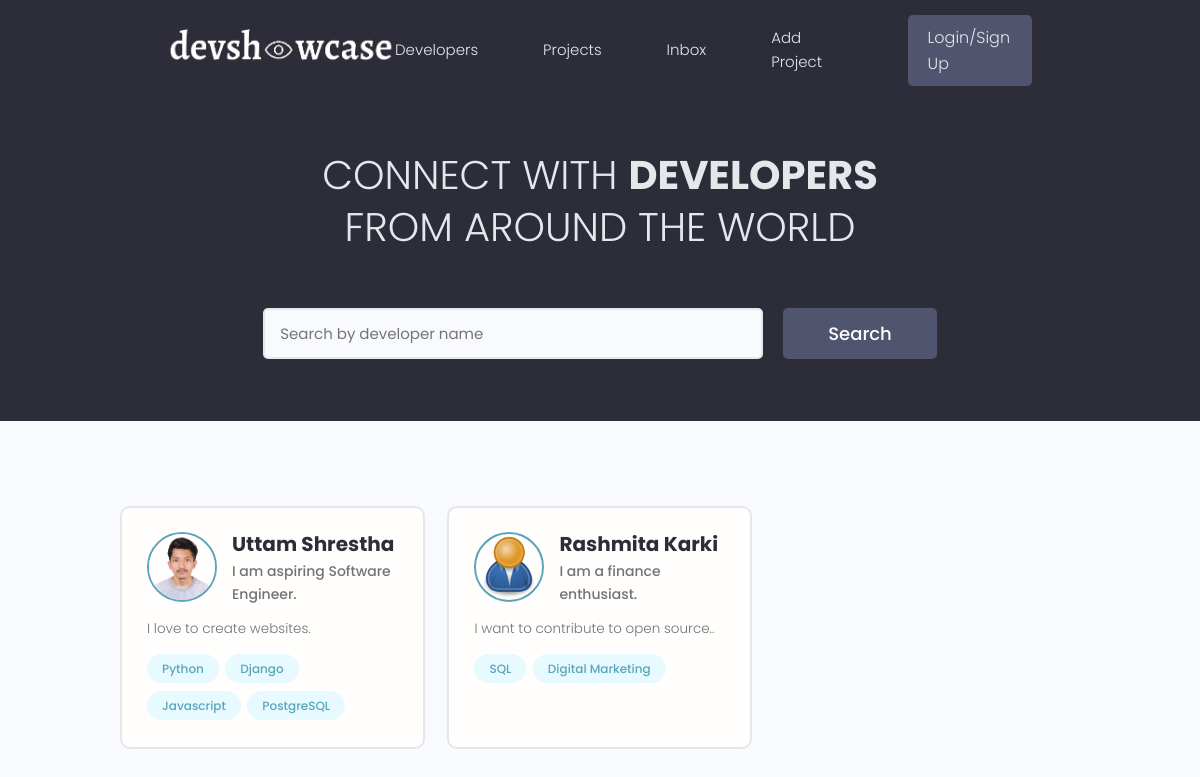
The page / on the database its author committed.
### users/models.py (models this page shows, shortened)
class Profile(models.Model):
    user = models.OneToOneField(User, on_delete=models.CASCADE, null = True, blank = True)  # User has one to one relationship with their Profile means user can create only one Profile.
    name = models.CharField(max_length = 100, blank = True, null = True)
    email = models.EmailField(max_length = 50, blank = True, null = True)
    username = models.CharField(max_length = 20, blank = True, null = True)
    short_intro = models.CharField(max_length = 200, blank = True, null = True)
    location = models.CharField(max_length = 200, blank = True, null = True)
    bio = models.TextField(blank = True, null = True)
    profile_image = models.ImageField(null = True, blank = True, upload_to = 'users/', default='users/user-default.png')
    social_github = models.CharField(max_length = 200, blank = True, null = True)     # user can add github
    social_linkedin = models.CharField(max_length = 200, blank = True, null = True)   # user can add linkedin
    social_website = models.CharField(max_length = 200, blank = True, null = True)    # user can add their website.
    created = models.DateTimeField(auto_now_add=True)
    id = models.UUIDField(default = uuid.uuid4, primary_key = True, editable = False)

class Skill(models.Model):
    owner = models.ForeignKey(Profile, on_delete=models.CASCADE, blank = True, null = True) # when Profile is deleted, delete skill too.
    name = models.CharField(null = True, blank = True, max_length = 40) # name of the skill that user has
    description = models.TextField(null = True, blank= True)
    created = models.DateTimeField(auto_now_add=True)
    id = models.UUIDField(default = uuid.uuid4, primary_key = True, editable = False)
    def __str__(self):
        return self.name

### users/views.py (the view)
# urls.py: path('', views.Profile, name= 'profiles'),
def Profile(request):
    profiles = models.Profile.objects.all() # query all the profiles and store in profiles.
    context = {'profiles': profiles}    # set profiles [key] and profiles [value] to use in template later.
    return render(request, 'users/profiles.html', context)  # pass context to use those variables in template.

### template/users/profiles.html (shortened to what this page needs)
{% extends 'application/main.html' %}
{% block content %}
  <main class="home">
    <section class="hero-section text-center">
      <div class="container container--narrow">
        <div class="hero-section__box">
          <h2>CONNECT WITH <span>DEVELOPERS</span></h2>
          <h2>FROM AROUND THE WORLD</h2>
        </div>
        <div class="hero-section__search">
          <form class="form" action="#" method="get">
            <div class="form__field">
              <input class="input input--text" id="formInput#search" type="text" name="text"
                placeholder="Search by developer name" />
            </div>
            <input class="btn btn--sub btn--lg" type="submit" value="Search" />
          </form>
        </div>
      </div>
    </section>
    <section class="devlist">
      <div class="container">
        <div class="grid grid--three">
        {% for profile in profiles %}
          <div class="column card">
            <div class="dev">
              <a href="{% url 'user-profile' profile.pk %}" class="card__body">
                <div class="dev__profile">
                  <img class="avatar avatar--md" src="{{profile.profile_image.url}}" alt="image" />
                  <div class="dev__meta">
                    <h3>{{profile.name}}</h3>
                    <h5>{{profile.short_intro|slice:"60"}}</h5>
                  </div>
                </div>
                <p class="dev__info">{{profile.bio|slice:"120"}}</p>
                <div class="dev__skills">
                    {% for skill in profile.skill_set.all|slice:"5" %}
                    <span class="tag tag--pill tag--main">
                        <small>{{skill}}</small>
                    </span>
                    {% endfor %}
                </div>
              </a>
            </div>
          </div>
          {% endfor %}
        </div>
      </div>
    </section>
  </main>
{% endblock %}

### static/styles/app.css (style rules this page uses)
:root { --color-sub: #2d2d39; }
.btn--sub { background-color: var(--color-sub-light); }
.card { border: 2px solid var(--color-light); }
img { width: 100%; }
.hero-section { height: 40vh; display: flex; align-items: center; background-color: var(--color-sub); }
.hero-section__box { margin-bottom: 4rem; }
.hero-section__box > h2, .hero-section__box > h2 > span { font-size: 4rem; color: var(--color-light); line-height: 1.3; text-transform: uppercase; }
.hero-section__box > h2 { font-weight: 300; }
.hero-section__box > h2 > span { font-weight: 700; }
.hero-section__search > .form { display: flex; align-items: center; justify-content: center; gap: 2rem; }
.hero-section__search > .form input.input--text { width: 50rem; }
.devlist { margin-top: 8rem; }
.devlist .grid { align-items: stretch; }
.devlist .dev .dev__profile { display: flex; align-items: center; gap: 1.5rem; }
.devlist .dev .dev__meta h3 { color: var(--color-sub); font-size: 2rem; font-weight: 700; }
.devlist .dev .dev__meta h5 { color: var(--color-text); font-size: 1.4rem; font-weight: 500; }
.devlist .dev .dev__info { margin: 1.5rem 0; font-size: 1.35rem; line-height: 1.4; text-align: justify; }

### static/uikit/styles/modules/_variables.css (style rules this page uses)
:root { --color-main: #5aa5b9; --color-main-light: #e6faff; --color-sub: #3f4156; --color-sub-light: #51546e; --color-sub-lighter: #ededfd; --color-text: #737373; --color-gray: #8b8b8b; --color-light: #e5e7eb; --color-light-gray: #767676; --color-bg: #f8fafd; --color-white: #fffefd; --color-white-light: #f3f3f3; --color-success: #359e64; --color-success-bg: #def8e8; --color-error: #fc4b0b; --color-error-bg: #fff2ee; --font-base: 'Poppins', arial, helvetica, 'Segoe UI', roboto, ubuntu, sans-serif; --font-monospace: 'Fira Code', 'Courier New', courier, monospace; --font-regular: 300; --font-medium: 500; --font-bold: 700; --generic-shadow: 1px 1px 5px #00000010; --generic-transition: all 0.3s ease-in-out; }

### static/uikit/styles/modules/_base.css (style rules this page uses)
* { margin: 0; padding: 0; box-sizing: border-box; text-rendering: optimizeLegibility; color: inherit; font-size: inherit; }
html { font-size: 50%; }
@media only screen and (min-width: 480px) { html { font-size: 56.25%; } }
@media only screen and (min-width: 1200px) { html { font-size: 62.5%; } }
body { line-height: 1.6; font-weight: 400; font-size: 1.5rem; color: var(--color-text); background-color: var(--color-bg); min-height: 100vh; }

### static/uikit/styles/modules/_typography.css (style rules this page uses)
* { font-family: var(--font-base); }
h2 { font-size: 3.6rem; font-weight: var(--font-bold); }
h3 { font-size: 3.2rem; font-weight: var(--font-medium); }
h5 { font-size: 2.4rem; font-weight: var(--font-medium); }
h5, h6 { font-weight: var(--font-regular); }
p, span, strong { font-size: 1.6rem; color: var(--color-text); font-weight: var(--font-regular); }
a { padding-bottom: 2px; text-decoration: none; display: inline-block; color: var(--color-main); font-weight: var(--font-medium); }

### static/uikit/styles/modules/_utilities.css (style rules this page uses)
.container { width: 92%; max-width: 165rem; margin: 0 auto; box-sizing: border-box; }
.container--narrow { width: 92%; max-width: 120rem; }
@media screen and (min-width: 1000px) { .container { width: 90%; } }
@media screen and (min-width: 1000px) { .container--narrow { width: 85%; } }
@media screen and (min-width: 1200px) { .container { width: 80%; } }
@media screen and (min-width: 1200px) { .container--narrow { width: 72%; } }
.text-center { text-align: center; }

### static/uikit/styles/modules/_avatar.css (style rules this page uses)
.avatar { border-radius: 50%; border: 2px solid var(--color-main); object-fit: cover; }
.avatar--md { height: 7rem; width: 7rem; }

### static/uikit/styles/modules/_button.css (style rules this page uses)
.btn { display: inline-block; position: relative; cursor: pointer; background-color: var(--color-light); font-weight: var(--font-medium); color: var(--color-sub); text-decoration: none; padding: 1rem 2rem; border-radius: 0.5rem; border: none; width: -webkit-fit-content; width: -moz-fit-content; width: fit-content; height: -webkit-fit-content; height: -moz-fit-content; height: fit-content; font-size: 1.6rem; outline-width: 0; outline-color: transparent; -webkit-backface-visibility: hidden; backface-visibility: hidden; transition: all 0.3s ease-in-out; }
.btn--sub { background-color: var(--color-sub); color: var(--color-white); }
.btn--lg { font-size: 1.8rem; padding: 1.2rem 4.5rem; }

### static/uikit/styles/modules/_card.css (style rules this page uses)
.card { border-radius: 1rem; background-color: var(--color-white); border: 1.5px solid var(--color-light); width: auto; height: auto; margin-top: 0.5rem; margin-bottom: 0.5rem; overflow: hidden; }
.card__body, .card__header { padding: 2rem 2.5rem; }

### rows shown on the page
Profile: profile_image (picture), name "Uttam Shrestha", short_intro "I am aspiring Software Engineer.", bio "I love to create websites."
Skill: name "Python"
Skill: name "Django"
Skill: name "Javascript"
Skill: name "PostgreSQL"
Profile: profile_image (placeholder picture), name "Rashmita Karki", short_intro "I am a finance enthusiast.", bio "I want to contribute to open source.."
Skill: name "SQL"
Skill: name "Digital Marketing"
